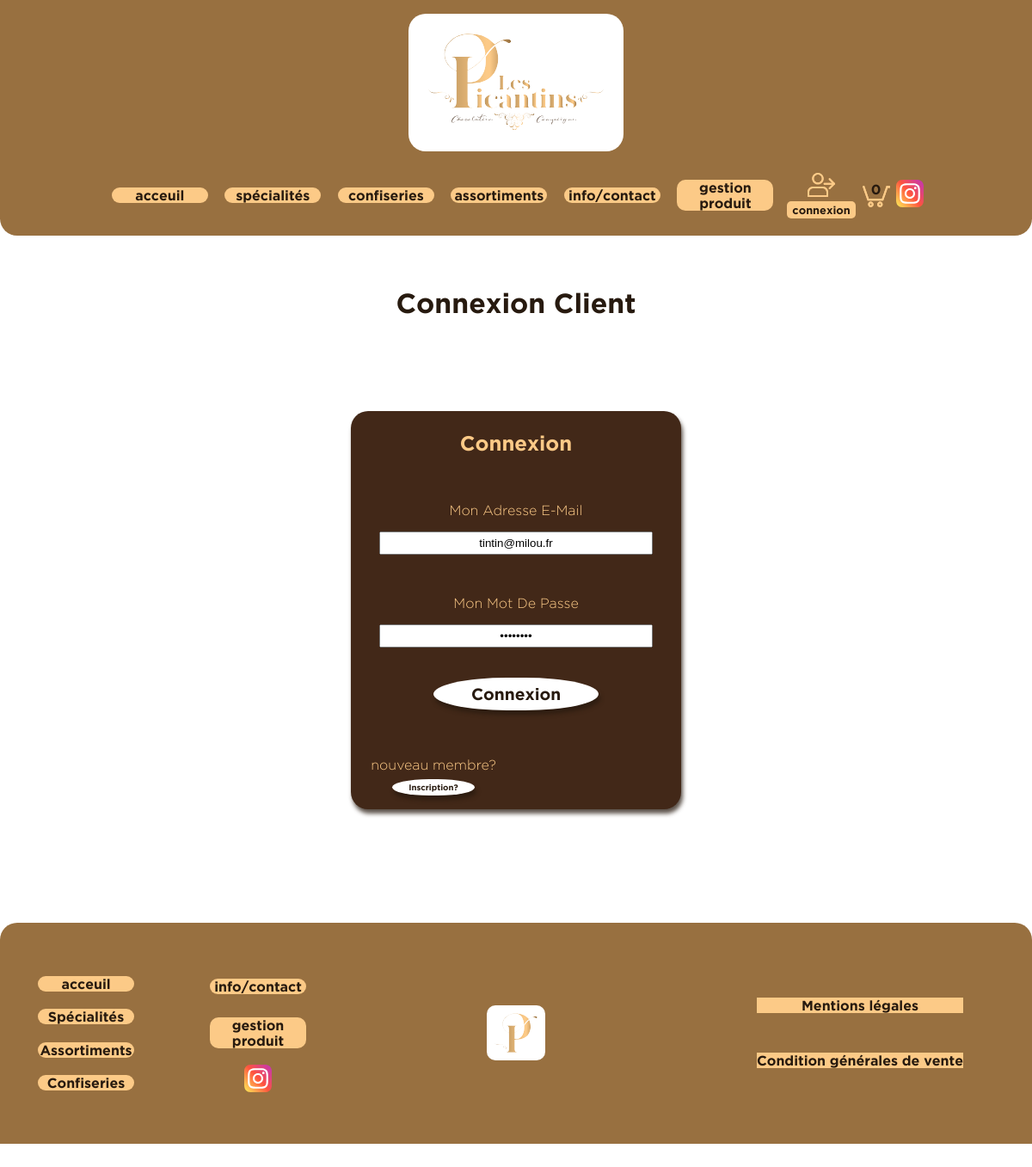
The page /login on the database its author committed.
### tables this page shows
CREATE TABLE Categorie(
	idCategorie SMALLINT(4) PRIMARY KEY AUTO_INCREMENT,
	nomCategorie VARCHAR(20) NOT NULL UNIQUE
);

### controllers/Controller.php (called while the page is built, shortened)
<?php
abstract class Controller
{
    private $_page;
    private $_nameContenu = 'categorie';
    protected function contenus()
    {
        if(array_key_exists("url" , $_GET)) {
            $this->_page = strtolower(htmlspecialchars($_GET["url"]));
        }else {
            $this->_page = 'accueil';
        }
        $this->_contenuManager = new ModelsManager;
        $contenu = $this->_contenuManager->getModel($this->_nameContenu);
        $contenuTab = array($this->_nameContenu => $contenu);
        $page = $this->_page;
        $this->_view = new View($this->_page);
        $this->_view->generate(array('contenuTab' => $contenuTab, 'page' => $page));
    }
}

### index.php (called while the page is built, shortened)
<?php
$router = new Router();
$router->routeReq();

### models/Categorie.php (called while the page is built, shortened)
<?php
class Categorie
{
    private $_nomCategorie;
    public function setNomCategorie($nomCategorie)
    {
        if (is_string($nomCategorie)) {
            $this->_nomCategorie = $nomCategorie;
        }
    }
    public function getNomCategorie()
    {
        return $this->_nomCategorie;
    }
}

### models/Models.php (called while the page is built, shortened)
<?php
abstract class Models
{
    private static $_bdd;
    private static function setBdd()
    {
        self::$_bdd = new PDO('mysql:host=localhost;dbname=lespicantins', 'root', '');
        self::$_bdd->setAttribute(PDO::ATTR_ERRMODE, PDO::ERRMODE_WARNING);
        self::$_bdd->setAttribute(PDO::ATTR_DEFAULT_FETCH_MODE, PDO::FETCH_ASSOC);
    }
    protected function getBdd()
    {
        return self::$_bdd;
    }
    protected function getAll($table, $obj, $nomId)
    {
        $var = [];
        if ($table == "formatproduit") {
            $req = $this->getBdd()->prepare('SELECT * FROM ' . $table . ' ORDER BY poids+0 ASC');
        }else{
            $req = $this->getBdd()->prepare('SELECT * FROM ' . $table . ' ORDER BY id' . $nomId . ' ASC');
        }
        $req->execute();
        while ($data = $req->fetch(PDO::FETCH_ASSOC)) {
            $var[] = new $obj($data);
        }
        return $var;
    }
}

### models/ModelsManager.php (called while the page is built, shortened)
<?php
class ModelsManager extends Models
{
    public function getModel($infoModel)
    {
        $infoModelMaj = ucfirst($infoModel);
        return $this->getAll($infoModel, $infoModelMaj, $infoModelMaj);
    }
}

### views/template.php (the view, shortened to what this page needs)
<!DOCTYPE html>
<html lang="en">
<head>
    <link rel="stylesheet" href="asset/css/styleCommon.css" type="text/css">
    <link rel="stylesheet" href="asset/css/style<?= $page;?>.css" type="text/css">
</head>
<body class="bodyCommon">
    <header class="header-desktop">
        <section class="header header-animation">
            <div>
                <a class="link-page" href="<?=URL?>">
                    <img class="logo-societe-header" src="asset/img/logo-lespicantins.svg" alt="logo societe" />
                </a>
            </div>
            <nav class="barre-nav gras">
                <ul class="nav-liste">
                    <li class="liste-link">
                        <a class="link-page" href="<?=URL?>">acceuil</a>
                    </li>
                    <?php foreach ($data['categorie'] as $categorie):?>
                        <li class="liste-link">
                            <a class="link-page" href="<?=URL?>store#<?= $categorie->getNomCategorie()?>"><?= $categorie->getNomCategorie()?></a>
                        </li>
                    <?php endforeach; ?>
                    <li class="liste-link">
                        <a class="link-page" href="<?=URL?>contact">info/contact</a>
                    </li>
                    <li class="liste-link">
                        <a class="link-page" href="<?=URL?>gestion_produits">gestion produit</a>
                    </li>
                    <?php if (empty($_SESSION['logged'])): ?>
                        <li class="liste-icone">
                            <a class="link-page" href="<?=URL?>login"><img class="icon" src="asset/icon/user.svg" alt="icône login"></a>
                            <p class="legende-icone">connexion</p>
                        </li>
                    <?php endif ?>
                    <li class="icon-panier-box">
                        <a class="link-page icon-panier js__nbArticlePanier" href=""></a>
                    </li>
                    <li class="liste-icone">
                        <a class="link-page" href="https://www.instagram.com/lespicantins/?hl=fr"><img class="icon" src="asset/icon/instagram.svg" alt="icône instagram"></a>
                    </li>
                </ul>
            </nav>
        </section>
    </header>
    <?= $content; ?>
        <footer class="footer">
            <section class="box-footer">
                <ul class="nav-footer">
                    <li class="liste-footer">
                        <a class="link-page" href="<?=URL?>">acceuil</a>
                    </li>
                    <li class="liste-footer">
                        <a class="link-page" href="">Spécialités</a>
                    </li>
                    <li class="liste-footer">
                        <a class="link-page" href="">Assortiments</a>
                    </li>
                    <li class="liste-footer">
                        <a class="link-page" href="">Confiseries</a>
                    </li>
                    <li class="liste-footer">
                        <a class="link-page" href="<?=URL?>contact">info/contact</a>
                    </li>
                    <li class="liste-footer">
                        <a class="link-page" href="<?=URL?>gestion_produits">gestion produit</a>
                    </li>
                    <li class="icon-footer">
                        <a class="link-page" href="https://www.instagram.com/lespicantins/?hl=fr"><img class="icon" src="asset/icon/instagram.svg" alt="icône instagram"></a>
                    </li>
                </ul>
            </section>
            <a class="link-page box-footer" href="<?=URL?>">
                <img class="logo-societe-footer" src="asset/img/logo-lespicantins-cour.svg" alt="logo societe" />
            </a>
            <section class="box-footer">
                <ul class="liste-info-footer">
                    <li class="info-footer">
                        <a class="link-page" href="">Mentions légales</a>
                    </li>
                    <li class="info-footer">
                        <a class="link-page" href="">Condition générales de vente</a>
                    </li>
                </ul>
            </section>
        </footer>
</body>
</html>

### asset/css/styleCommon.css (style rules this page uses)
* { margin: 0; padding: 0; }
.gras { font-family: "gothamBold"; }
.bodyCommon { padding-right: 0; margin-right: 0; width:100%; color: #271A0F; font-family: "gothamLight"; }
.icon { height: 2em; }
.nav-liste { display:flex; justify-content: space-around; align-items: center; flex-wrap: wrap; width: 100%; list-style-type: none; }
.liste-link { width:7em; margin:0.5em; text-align: center; background-color: #FCCA87; border-radius: 10px; }
.link-page { text-decoration:none; color: #271A0F; }
.liste-icone { display:flex; flex-direction: column; justify-content: center; align-items: center; text-align: center; margin: 0.25em; }
.legende-icone { padding:0.25em 0.5em; font-size: 0.8em; border: none; text-decoration:none; color: #271A0F; cursor: pointer; background-color: #FCCA87; border-radius:5px ; font-family: "gothamBold"; }
.icon-panier-box { height: 2em; width: 2em; background-image: url("../icon/panier.svg"); background-size: contain; }
.icon-panier { display:flex; justify-content: center; align-items: center; }
.header { align-items: center; width: 100%; background-color: #987040; border-radius:0 0 20px 20px ; }
.header-animation { display:flex; position: relative; flex-direction: column; justify-content: space-around; top: 0; z-index: 3; }
.logo-societe-header { margin: 1em; height: 10em; background-color: white; border-radius:20px; }
.barre-nav { margin-bottom: 1em; width: 80%; min-height: 3em; }
@media screen and (min-width:768px) { .header-desktop { visibility: visible; display: flex; } }
.footer { display: flex; flex-wrap: wrap; background-color: #987040; border-radius:20px 20px 0 0 ; font-family: "gothamBold"; }
.box-footer { flex: 1; display:flex; justify-content: center; align-items: center; flex-wrap: wrap; }
.nav-footer { display:flex; flex-direction: column; align-items: center; justify-content: space-around; flex-wrap: wrap; height: 60%; width: 100%; list-style-type: none; }
.liste-footer { margin: 2%; width:7em; text-align: center; background-color: #FCCA87; font-family: "gothamBold"; border-radius: 10px; }
.icon-footer { display:flex; justify-content: center; width:6em; }
.logo-societe-footer { padding: 2%; background-color: white; border-radius:10px; }
.liste-info-footer { display:flex; flex-direction: column; align-content: space-around; justify-content: space-around; height: 50%; }
.info-footer { width: 100%; text-align: center; background-color: #FCCA87; font-family: "gothamBold"; list-style-type: none; }
@media screen and (min-width:768px) { .footer { min-height: 12em; } }
@media screen and (min-width:768px) { .logo-societe-footer { height: 3em; } }
@media screen and (min-width:768px) { .liste-footer,.info-footer { font-size: 1em; } }

### rows shown on the page
categorie: nomCategorie "spécialités"
categorie: nomCategorie "confiseries"
categorie: nomCategorie "assortiments"
